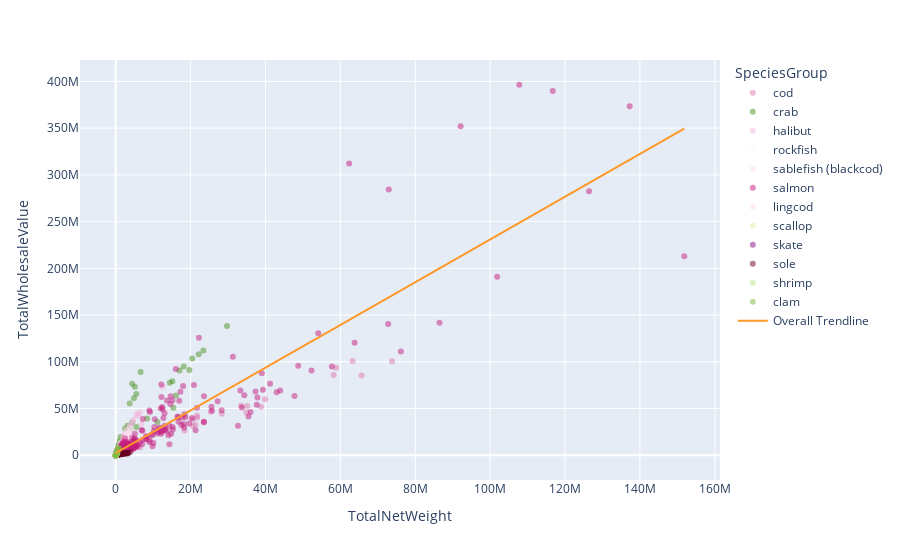

This figure's notebook cell:
### Code cell
# Making a scatter plot that shows Total Net Weight vs. Totale Wholesale Value
# Coloring by Species Group

fig = px.scatter(DFseafoodmaskedfinal,
                 x='TotalNetWeight',
                 y="TotalWholesaleValue",
                 color= 'SpeciesGroup',
                 color_discrete_map = {'rockfish':'#fff7f3',
                                        'salmon':'#c51b7d',
                                       'cod':'#de77ae',
                                       'halibut':'#f1b6da',
                                       'sablefish (blackcod)':'#fde0ef',
                                        'sole':'#67001f',
                                       'crab':'#4d9221',
                                       'shrimp':'#b8e186',
                                       'clam':'#7fbc41',
                                       'scallop':'#d9f0a3',
                                       'skate':'#810f7c',
                                       'lingcod':'#fde0dd'},
                trendline='ols',
                trendline_scope='overall',
                trendline_color_override='#fe9929',
                opacity = 0.5)

fig.show()
